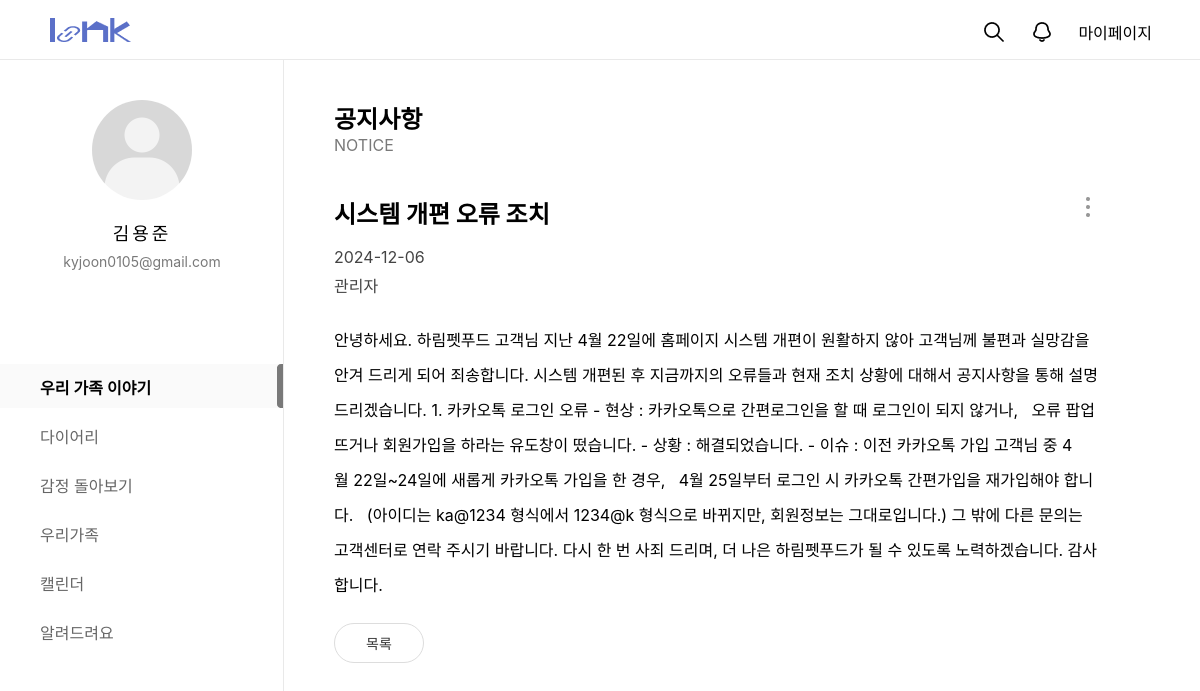
Page /customer/noticeview/4/ on the committed database.
### customer/models.py (models this page shows, shortened)
class NoticeBoard(models.Model):
  bno = models.AutoField(primary_key=True)
  member = models.CharField(max_length=100, default='관리자')
  btitle = models.CharField(max_length=1000)
  bcontent = models.TextField()
  bdate = models.DateTimeField(auto_now=True)
  bfile = models.ImageField(null=True, blank=True, upload_to='uploads/')
  like_members = models.ManyToManyField(Member, related_name='like_member',  blank=True)

### customer/views.py (the view)
# urls.py: path('noticeview/<str:bno>/', views.noticeview, name="noticeview"),
def noticeview(request, bno):
  qs = NoticeBoard.objects.get(bno=bno)
  context = {'view':qs}
  return render(request, 'customer_notice_view.html', context)

### customer/templates/customer_notice_view.html (shortened to what this page needs)
{% extends 'main_navi_base.html' %}
{% load static %}
  {% block container-block%}
  <div id="container">
    <div id="customer_notice_menu">
      <h2>공지사항</h2>
      <span>NOTICE</span>
    </div>
    <div id="customer_view_top">
      <div class="customer_view_title">
        <h2>{{view.btitle}}</h2>
        <span>{{view.bdate|date:'Y-m-d'}}</span>
        <span>{{view.member}}</span>
      </div>
      <div id="modify_del_slide_1">
        <img src="/static/images/customer/addBtn.png" alt="" id="openModal_1" style="cursor: pointer;">
      </div>
    </div>
    <div id="customer_content">
      <p>{{view.bcontent}}</p>
    </div>
    <div class="customer_react">
      <div class="back_list" id="back_click">
        <span>목록</span>
      </div>
    </div>
  </div>
  {% endblock container-block%}

### static/css/main_navi_base.css (style rules this page uses)
* { margin: 0; padding: 0; font-family: "Pretendard Variable", Pretendard, -apple-system, BlinkMacSystemFont, system-ui, Roboto, "Helvetica Neue", "Segoe UI", "Apple SD Gothic Neo", "Noto Sans KR", "Malgun Gothic", "Apple Color Emoji", "Segoe UI Emoji", "Segoe UI Symbol", sans-serif; }

### static/css/customer/customer_service.css (style rules this page uses)
* { margin: 0; padding: 0; box-sizing: border-box; font-family: "Pretendard Variable", Pretendard, -apple-system, BlinkMacSystemFont, system-ui, Roboto, "Helvetica Neue", "Segoe UI", "Apple SD Gothic Neo", "Noto Sans KR", "Malgun Gothic", "Apple Color Emoji", "Segoe UI Emoji", "Segoe UI Symbol", sans-serif; }
body, html { height: 100%; }
#container { width: 100%; min-height: 100vh; padding: 100px 180px 300px 334px; }

### static/css/customer/customer_notice_view.css (style rules this page uses)
* { margin: 0; padding: 0; box-sizing: border-box; font-family: "Pretendard Variable", Pretendard, -apple-system, BlinkMacSystemFont, system-ui, Roboto, "Helvetica Neue", "Segoe UI", "Apple SD Gothic Neo", "Noto Sans KR", "Malgun Gothic", "Apple Color Emoji", "Segoe UI Emoji", "Segoe UI Symbol", sans-serif; }
body, html { height: 100%; }
#container { width: 100%; min-height: 100vh; padding: 100px 180px 300px 334px; }
#customer_notice_menu { width: 100%; height: 70px; margin-bottom: 25px; }
#customer_notice_menu span { color:#797979; }
#customer_view_top { width: 100%; display: flex; position: relative; justify-content: space-between; }
.customer_view_title h2 { font-size: 24px; margin-bottom: 17px; }
.customer_view_title span { width: 100%; display: block; font-size: 16px; color: #444444; margin-bottom: 6px; }
#customer_content { width: 100%; }
#customer_content p { margin: 20px 0 20px 0; line-height: 35px; }
.customer_react { display: flex; font-size: 14px; color: #333; margin-bottom: 40px; }
.customer_react .back_list { width: 90px; height: 40px; border: 1px solid #ddd; border-radius: 50px; text-align: center; padding-top: 7px; margin-right: 5px; cursor: pointer; }
.back_list span { line-height: 25px; text-align: center; vertical-align: middle; display: inline-block; width: 50px; }
#modify_del_slide_1, #modify_del_slide_2 { position: relative; position: absolute; right: 0; }

### static/css/customer/customer_notice_list.css (style rules this page uses)
* { margin: 0; padding: 0; box-sizing: border-box; font-family: "Pretendard Variable", Pretendard, -apple-system, BlinkMacSystemFont, system-ui, Roboto, "Helvetica Neue", "Segoe UI", "Apple SD Gothic Neo", "Noto Sans KR", "Malgun Gothic", "Apple Color Emoji", "Segoe UI Emoji", "Segoe UI Symbol", sans-serif; }
body, html { height: 100%; }
#container { width: 100%; min-height: 100vh; padding: 60px 300px 0 300px; }

### static/css/emotion/emotion.css (style rules this page uses)
* { margin: 0; padding: 0; box-sizing: border-box; font-family: "Pretendard Variable", Pretendard, -apple-system, BlinkMacSystemFont, system-ui, Roboto, "Helvetica Neue", "Segoe UI", "Apple SD Gothic Neo", "Noto Sans KR", "Malgun Gothic", "Apple Color Emoji", "Segoe UI Emoji", "Segoe UI Symbol", sans-serif; }
body, html { height: 100%; }
#container { width: 100%; min-height: 100vh; padding: 100px 100px 100px 334px; }

### rows in the picture
NoticeBoard: btitle "시스템 개편 오류 조치", bdate "2024-12-06", member "관리자", bcontent "안녕하세요. 하림펫푸드 고객님 지난 4월 22일에 홈페이지 시스템 개편이 원활하지 않아 고객님께 불편과 실망감을 안겨 드리게 되어 죄송합니다. 시스템 개편된 후 지금까지의 오류들과 현재 조치 상황에 대해서 공지사항을 통해 설명드리겠습니다. 1. 카카오톡 로그인 오류 - 현상 : 카카오톡으로 간편로그인을 할 때 로그인이 되지 않거나, 오류 팝업 뜨거나 회원가입을 하라는 유도창이 떴습니다. - 상황 : 해결되었습니다. - 이슈 : 이전 카카오톡 가입 고객님 중 4월 22일~24일에 새롭게 카카오톡 가입을 한 경우, 4월 25일부터 로그인 시 카카오톡 간편가입을 재가입해야 합니다. (아이디는 ka@1234 형식에서 1234@k 형식으로 바뀌지만, 회원정보는 그대로입니다.) 그 밖에 다른 문의는 고객센터로 연락 주시기 바랍니다. 다시 한 번 사죄 드리며, 더 나은 하림펫푸드가 될 수 있도록 노력하겠습니다. 감사합니다."
